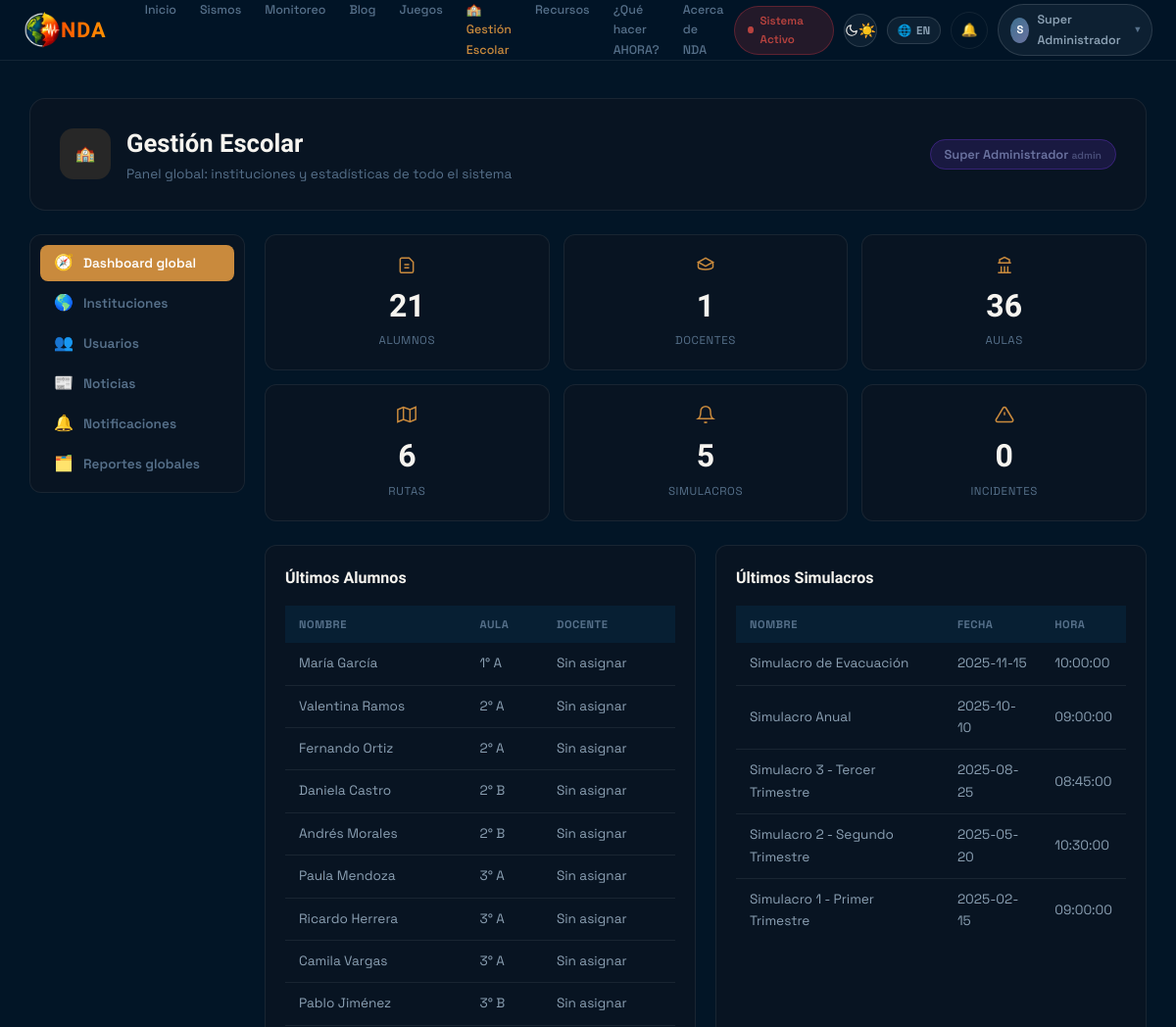
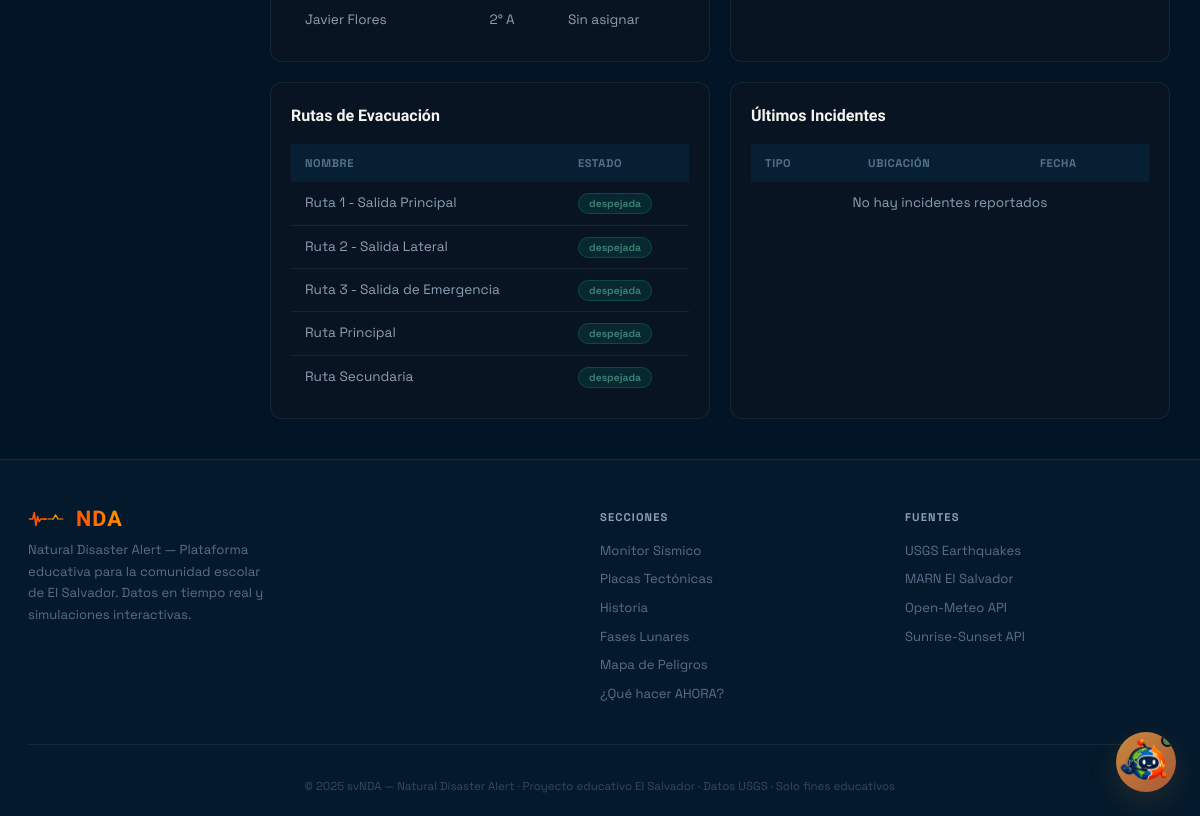
The app's page /?url=school (signed in) with its own data (2 pictures, top to bottom).
### tables this page shows
CREATE TABLE usuarios (
usuarios_id INT PRIMARY KEY AUTO_INCREMENT,
nombre VARCHAR(100),
email VARCHAR(100) UNIQUE,
contra VARCHAR(255),
role ENUM('user','admin','director','docente','alumno','padre','administrativo') DEFAULT 'user',
institucion_id INT NULL,
estado_institucional ENUM('ninguno','pendiente','aprobado','rechazado') DEFAULT 'ninguno',
telefono VARCHAR(20) NULL,
materia VARCHAR(100) NULL,
foto_perfil VARCHAR(255) NULL,
created_at TIMESTAMP DEFAULT CURRENT_TIMESTAMP
);

CREATE TABLE estudiantes (
estudiantes_id INT PRIMARY KEY AUTO_INCREMENT,
codigo VARCHAR(20) UNIQUE,    
usuarios_id INT,
aulas_id INT,
nombre VARCHAR(100),
apellido VARCHAR(100),
edad INT,
telefono_emergencia VARCHAR(20),
created_at TIMESTAMP DEFAULT CURRENT_TIMESTAMP,
FOREIGN KEY (usuarios_id) REFERENCES usuarios(usuarios_id) ON DELETE CASCADE,
FOREIGN KEY (aulas_id) REFERENCES aulas(aulas_id) ON DELETE CASCADE
);

CREATE TABLE aulas (
aulas_id INT PRIMARY KEY AUTO_INCREMENT,
nombre VARCHAR(50),           
grado VARCHAR(50),             
nivel VARCHAR(20),              
seccion VARCHAR(5),             
instituciones_id INT,
maestro_id INT,
created_at TIMESTAMP DEFAULT CURRENT_TIMESTAMP,
FOREIGN KEY (instituciones_id) REFERENCES instituciones(instituciones_id) ON DELETE CASCADE,
FOREIGN KEY (maestro_id) REFERENCES usuarios(usuarios_id) ON DELETE SET NULL
);

CREATE TABLE simulacros (
simulacros_id INT PRIMARY KEY AUTO_INCREMENT,
nombre VARCHAR(100),
fecha DATE,
hora TIME,
instituciones_id INT,
estado ENUM('programado','activo','finalizado') DEFAULT 'programado',
descripcion VARCHAR(255) NULL,
tipo VARCHAR(50) DEFAULT 'Sísmico',
activado_at TIMESTAMP NULL,
created_at TIMESTAMP DEFAULT CURRENT_TIMESTAMP,
FOREIGN KEY (instituciones_id) REFERENCES instituciones(instituciones_id) ON DELETE CASCADE
);

CREATE TABLE rutas_evacuacion (
rutas_evacuacion_id INT PRIMARY KEY AUTO_INCREMENT,
nombre VARCHAR(100),
descripcion TEXT,
instituciones_id INT,
estado VARCHAR(20) DEFAULT 'despejada',
created_at TIMESTAMP DEFAULT CURRENT_TIMESTAMP,
FOREIGN KEY (instituciones_id) REFERENCES instituciones(instituciones_id) ON DELETE CASCADE
);

### controllers/SchoolController.php (called while the page is built, shortened)
<?php
class SchoolController {
    private function isSchoolAdmin() {
        $u = currentUser();
        return $u['role'] === 'admin' || $u['role'] === 'director';
    }
    private function isSchoolStaff() {
        $u = currentUser();
        return in_array($u['role'], ['admin', 'director', 'docente'], true);
    }
    private function myInstitutionId() {
        $u = currentUser();
        return $u['institucion_id'] ?? null;
    }
    private function canAccessSchool() {
        $u = currentUser();
        if ($u['role'] === 'admin') return true;
        return in_array($u['role'], ['director', 'docente', 'alumno', 'padre', 'administrativo'], true)
            && $u['estado_institucional'] === 'aprobado';
    }
    public function index() {
        if (!$this->canAccessSchool()) {
            redirect('profile');
            return;
        }
        $db = getDB();
        $user = currentUser();
        $instId = $this->myInstitutionId();
        $isGlobalAdmin = $user['role'] === 'admin';
        $instFilter = ($isGlobalAdmin || !$instId) ? '' : " WHERE instituciones_id = " . intval($instId);
        $instFilterAlias = ($isGlobalAdmin || !$instId) ? '' : " WHERE a.instituciones_id = " . intval($instId);
        $stats = [
            'students' => $db->query("SELECT COUNT(*) as total FROM estudiantes e JOIN aulas a ON e.aulas_id=a.aulas_id" . $instFilterAlias)->fetch()['total'] ?? 0,
            'teachers' => $db->query("SELECT COUNT(*) as total FROM usuarios WHERE (role='docente' OR role='admin' OR role='director')" . ($instId ? " AND institucion_id=" . intval($instId) : ''))->fetch()['total'] ?? 0,
            'classrooms' => $db->query("SELECT COUNT(*) as total FROM aulas" . $instFilter)->fetch()['total'] ?? 0,
            'routes' => $db->query("SELECT COUNT(*) as total FROM rutas_evacuacion" . $instFilter)->fetch()['total'] ?? 0,
            'drills' => $db->query("SELECT COUNT(*) as total FROM simulacros" . $instFilter)->fetch()['total'] ?? 0,
            'incidents' => $db->query("SELECT COUNT(*) as total FROM incidentes" . ($instId ? " WHERE instituciones_id=" . intval($instId) : '') . ($instId ? " AND estado='abierto'" : " WHERE estado='abierto'"))->fetch()['total'] ?? 0,
        ];
        $studentsQ = "
            SELECT e.*, a.nombre as classroom, u.nombre as teacher
            FROM estudiantes e
            LEFT JOIN aulas a ON e.aulas_id = a.aulas_id
            LEFT JOIN usuarios u ON a.maestro_id = u.usuarios_id"
            . ($instId && !$isGlobalAdmin ? " WHERE a.instituciones_id = " . intval($instId) : '') .
            " ORDER BY e.created_at DESC LIMIT 10";
        $students = $db->query($studentsQ)->fetchAll();
        $drills = $db->query("SELECT * FROM simulacros" . $instFilter . " ORDER BY fecha DESC LIMIT 5")->fetchAll();
        $routes = $db->query("SELECT * FROM rutas_evacuacion" . $instFilter . " ORDER BY created_at DESC LIMIT 5")->fetchAll();
        $incidentsQ = "SELECT i.*, u.nombre as reporter FROM incidentes i LEFT JOIN usuarios u ON i.usuario_id = u.usuarios_id"
            . ($instId && !$isGlobalAdmin ? " WHERE i.instituciones_id = " . intval($instId) : '')
            . " ORDER BY i.created_at DESC LIMIT 5";
        $incidents = $db->query($incidentsQ)->fetchAll();
        $pendingRequestsCount = 0;
        $panelByRole = [
            'admin'          => 'admin-general',
            'director'       => 'admin-institucional',
            'docente'        => 'docente',
            'alumno'         => 'estudiante',
            'padre'          => 'padre',
            'administrativo' => 'padre',
        ];
        $panel = $panelByRole[$user['role']] ?? 'padre';
        $subtitles = [
            'admin-general'       => 'Panel global: instituciones y estadísticas de todo el sistema',
            'admin-institucional' => 'Administra alumnos, docentes, rutas de evacuación, simulacros y más',
            'docente'             => 'Tus secciones, pase de lista, incidentes y simulacros',
            'estudiante'          => 'Información de seguridad, rutas y simulacros de tu institución',
            'padre'               => 'Información de seguridad, rutas y simulacros de la institución',
        ];
        $data = [
            'title' => 'Gestión Escolar',
            'user' => $user,
            'stats' => $stats,
            'students' => $students,
            'drills' => $drills,
            'routes' => $routes,
            'incidents' => $incidents,
            'isSchoolAdmin' => $this->isSchoolAdmin(),
            'isSchoolStaff' => $this->isSchoolStaff(),
            'pendingRequestsCount' => $pendingRequestsCount,
            'panelSubtitle' => $subtitles[$panel],
        ];
        view('school/panels/' . $panel, $data);
    }
}
?>

### views/school/partials/_tab-dashboard.php (the view, shortened to what this page needs)
<div id="tab-dashboard" class="school-panel active">
    <div class="school-stats">
        <div class="school-stat">
            <div class="school-stat-icon"><svg width="20" height="20" viewBox="0 0 24 24" fill="none" stroke="currentColor" stroke-width="1.8"><path d="M6 4h9l5 5v11a2 2 0 0 1-2 2H6a2 2 0 0 1-2-2V6a2 2 0 0 1 2-2z"/><path d="M9 12h6M9 16h6"/></svg></div>
            <div class="school-stat-number"><?= $stats['students'] ?? 0 ?></div>
            <div class="school-stat-label">Alumnos</div>
        </div>
        <div class="school-stat">
            <div class="school-stat-icon"><svg width="20" height="20" viewBox="0 0 24 24" fill="none" stroke="currentColor" stroke-width="1.8"><path d="M12 14l9-5-9-5-9 5 9 5z"/><path d="M3 9v6c0 1.5 4 3 9 3s9-1.5 9-3V9"/></svg></div>
            <div class="school-stat-number"><?= $stats['teachers'] ?? 0 ?></div>
            <div class="school-stat-label">Docentes</div>
        </div>
        <div class="school-stat">
            <div class="school-stat-icon"><svg width="20" height="20" viewBox="0 0 24 24" fill="none" stroke="currentColor" stroke-width="1.8"><path d="M4 22h16M4 10h16M6 10V6l6-3 6 3v4M8 22v-8M12 22v-8M16 22v-8"/></svg></div>
            <div class="school-stat-number"><?= $stats['classrooms'] ?? 0 ?></div>
            <div class="school-stat-label">Aulas</div>
        </div>
        <div class="school-stat">
            <div class="school-stat-icon"><svg width="20" height="20" viewBox="0 0 24 24" fill="none" stroke="currentColor" stroke-width="1.8"><polygon points="1,6 8,3 16,6 23,3 23,18 16,21 8,18 1,21"/><line x1="8" y1="3" x2="8" y2="18"/><line x1="16" y1="6" x2="16" y2="21"/></svg></div>
            <div class="school-stat-number"><?= $stats['routes'] ?? 0 ?></div>
            <div class="school-stat-label">Rutas</div>
        </div>
        <div class="school-stat">
            <div class="school-stat-icon"><svg width="20" height="20" viewBox="0 0 24 24" fill="none" stroke="currentColor" stroke-width="1.8"><path d="M18 8a6 6 0 0 0-12 0c0 7-3 9-3 9h18s-3-2-3-9"/><path d="M13.7 21a2 2 0 0 1-3.4 0"/></svg></div>
            <div class="school-stat-number"><?= $stats['drills'] ?? 0 ?></div>
            <div class="school-stat-label">Simulacros</div>
        </div>
        <div class="school-stat">
            <div class="school-stat-icon"><svg width="20" height="20" viewBox="0 0 24 24" fill="none" stroke="currentColor" stroke-width="1.8"><path d="M10.3 3.9L1.8 18a2 2 0 0 0 1.7 3h17a2 2 0 0 0 1.7-3L13.7 3.9a2 2 0 0 0-3.4 0z"/><line x1="12" y1="9" x2="12" y2="13"/><line x1="12" y1="17" x2="12.01" y2="17"/></svg></div>
            <div class="school-stat-number"><?= $stats['incidents'] ?? 0 ?></div>
            <div class="school-stat-label">Incidentes</div>
        </div>
    </div>
    <div class="school-grid-2">
        <div class="school-card">
            <h3>Últimos Alumnos</h3>
            <table class="school-table">
                <thead>
                    <tr><th>Nombre</th><th>Aula</th><th>Docente</th></tr>
                </thead>
                <tbody>
                    <?php if (empty($students)): ?>
                        <tr><td colspan="3" class="text-center">No hay alumnos registrados</td></tr>
                    <?php else: ?>
                        <?php foreach ($students as $s): ?>
                            <tr>
                                <td><?= e($s['nombre']) ?> <?= e($s['apellido'] ?? '') ?></td>
                                <td><?= e($s['classroom'] ?? 'Sin aula') ?></td>
                                <td><?= e($s['teacher'] ?? 'Sin asignar') ?></td>
                            </tr>
                        <?php endforeach; ?>
                    <?php endif; ?>
                </tbody>
            </table>
        </div>
        <div class="school-card">
            <h3>Últimos Simulacros</h3>
            <table class="school-table">
                <thead>
                    <tr><th>Nombre</th><th>Fecha</th><th>Hora</th></tr>
                </thead>
                <tbody>
                    <?php if (empty($drills)): ?>
                        <tr><td colspan="3" class="text-center">No hay simulacros registrados</td></tr>
                    <?php else: ?>
                        <?php foreach ($drills as $d): ?>
                            <tr>
                                <td><?= e($d['nombre']) ?></td>
                                <td><?= e($d['fecha'] ?? '') ?></td>
                                <td><?= e($d['hora'] ?? '') ?></td>
                            </tr>
                        <?php endforeach; ?>
                    <?php endif; ?>
                </tbody>
            </table>
        </div>
    </div>
    <div class="school-grid-2" style="margin-top:20px;">
        <div class="school-card">
            <h3>Rutas de Evacuación</h3>
            <table class="school-table">
                <thead>
                    <tr><th>Nombre</th><th>Estado</th></tr>
                </thead>
                <tbody>
                    <?php if (empty($routes)): ?>
                        <tr><td colspan="2" class="text-center">No hay rutas registradas</td></tr>
                    <?php else: ?>
                        <?php foreach ($routes as $r): ?>
                            <tr>
                                <td><?= e($r['nombre']) ?></td>
                                <td><span class="school-route-status <?= $r['estado'] ?? 'despejada' ?>"><?= e($r['estado'] ?? 'Despejada') ?></span></td>
                            </tr>
                        <?php endforeach; ?>
                    <?php endif; ?>
                </tbody>
            </table>
        </div>
        <div class="school-card">
            <h3>Últimos Incidentes</h3>
            <table class="school-table">
                <thead>
                    <tr><th>Tipo</th><th>Ubicación</th><th>Fecha</th></tr>
                </thead>
                <tbody>
                    <?php if (empty($incidents)): ?>
                        <tr><td colspan="3" class="text-center">No hay incidentes reportados</td></tr>
                    <?php endif; ?>
                </tbody>
            </table>
        </div>
    </div>
</div>

### views/school/partials/_header.php
<div class="school-header">
    <div class="school-header-left">
        <div class="school-header-icon"><span class="school-emoji" aria-hidden="true">🏫</span></div>
        <div>
            <h1>Gestión Escolar</h1>
            <p class="school-header-sub"><?= e($panelSubtitle ?? 'Administra alumnos, docentes, rutas de evacuación, simulacros y más') ?></p>
        </div>
    </div>
    <div class="school-header-right">
        <span class="school-role-badge <?= $user['role'] ?? 'user' ?>">
            <?= e($user['nombre'] ?? 'Usuario') ?>
            <span style="font-size:0.65rem;opacity:0.6;"><?= e($user['role'] ?? '') ?></span>
        </span>
    </div>
</div>

### records on screen
usuarios: role "admin"
estudiantes: nombre "María", apellido "García", aulas.nombre "1° A", teacher "Sin asignar"
estudiantes: nombre "Valentina", apellido "Ramos", aulas.nombre "2° A", teacher "Sin asignar"
estudiantes: nombre "Fernando", apellido "Ortiz", aulas.nombre "2° A", teacher "Sin asignar"
estudiantes: nombre "Daniela", apellido "Castro", aulas.nombre "2° B", teacher "Sin asignar"
estudiantes: nombre "Andrés", apellido "Morales", aulas.nombre "2° B", teacher "Sin asignar"
estudiantes: nombre "Paula", apellido "Mendoza", aulas.nombre "3° A", teacher "Sin asignar"
estudiantes: nombre "Ricardo", apellido "Herrera", aulas.nombre "3° A", teacher "Sin asignar"
estudiantes: nombre "Camila", apellido "Vargas", aulas.nombre "3° A", teacher "Sin asignar"
estudiantes: nombre "Pablo", apellido "Jiménez", aulas.nombre "3° B", teacher "Sin asignar"
estudiantes: nombre "Javier", apellido "Flores", aulas.nombre "2° A", teacher "Sin asignar"
simulacros: nombre "Simulacro de Evacuación", fecha "2025-11-15", hora "10:00:00"
simulacros: nombre "Simulacro Anual", fecha "2025-10-10", hora "09:00:00"
simulacros: nombre "Simulacro 3 - Tercer Trimestre", fecha "2025-08-25", hora "08:45:00"
simulacros: nombre "Simulacro 2 - Segundo Trimestre", fecha "2025-05-20", hora "10:30:00"
simulacros: nombre "Simulacro 1 - Primer Trimestre", fecha "2025-02-15", hora "09:00:00"
rutas_evacuacion: nombre "Ruta 1 - Salida Principal", estado "despejada"
rutas_evacuacion: nombre "Ruta 2 - Salida Lateral", estado "despejada"
rutas_evacuacion: nombre "Ruta 3 - Salida de Emergencia", estado "despejada"
rutas_evacuacion: nombre "Ruta Principal", estado "despejada"
rutas_evacuacion: nombre "Ruta Secundaria", estado "despejada"

### other values on screen
substr($_SESSION['user_name'], 0, 1) "S"
$_SESSION['user_name'] "Super Administrador"
$panelSubtitle "Panel global: instituciones y estadísticas de todo el sistema"
$user['nombre'] "Super Administrador"
$stats['students'] "21"
$stats['teachers'] "1"
$stats['classrooms'] "36"
$stats['routes'] "6"
$stats['drills'] "5"
$stats['incidents'] "0"
